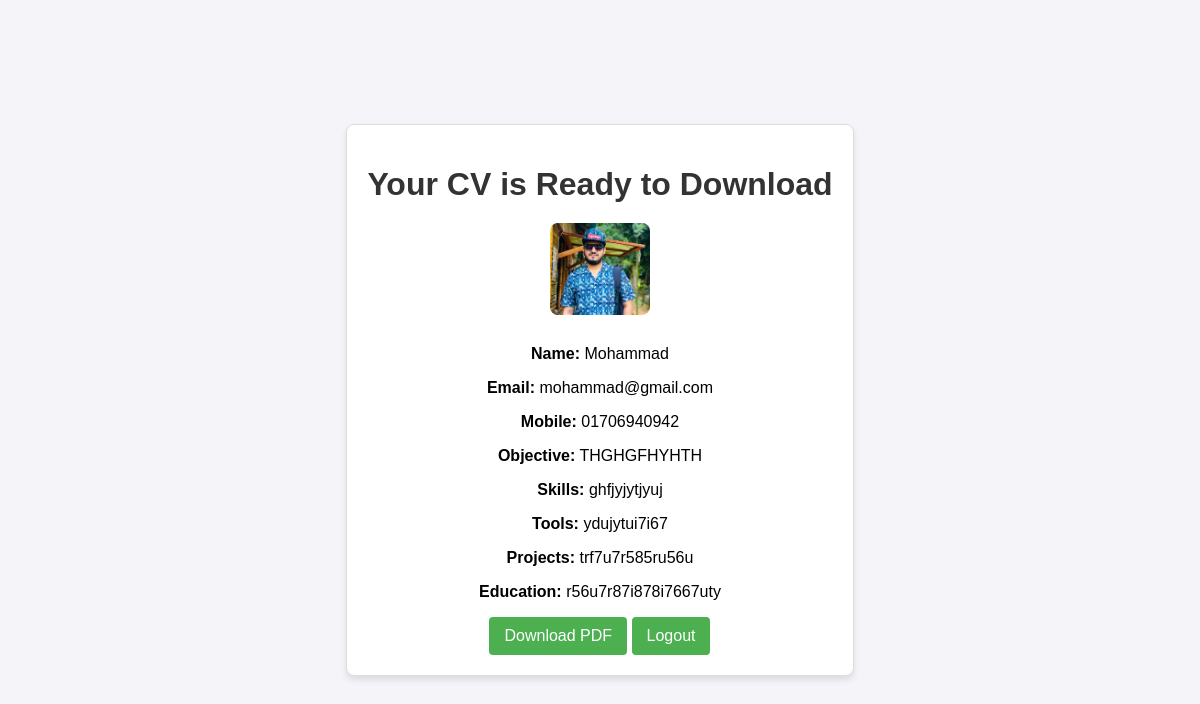
The app's page /approved/5 (signed in) with its own data.
### myApp/models.py (models this page shows, shortened)
class FormMaker(models.Model):
    image= models.ImageField(upload_to='images/', blank=True, null=True)
    mobile= models.CharField(max_length=15, blank=True, null=True)
    objective= models.TextField(max_length=1000, blank=True, null=True)
    skills= models.TextField(max_length=1000, blank=True, null=True)
    tools= models.TextField(max_length=1000, blank=True, null=True)
    projects= models.TextField(max_length=1000, blank=True, null=True)
    education= models.TextField(max_length=1000, blank=True, null=True)
    customuser= models.ForeignKey(CustomUser, on_delete=models.CASCADE, blank=True, null=True,related_name='formmaker')

class CustomUser(AbstractBaseUser, PermissionsMixin):
    is_staff = models.BooleanField(default=False)
    is_active = models.BooleanField(default=True)
    name= models.CharField(max_length=50)
    email = models.EmailField(_("email address"), unique=True)
    USERNAME_FIELD = "email"
    REQUIRED_FIELDS = []
    objects = CustomUserManager()

### myApp/views.py (the view)
# urls.py: path('approved/<int:pk>',approved,name='approved'),
@login_required
def approved(request, pk):
    if not request.user.is_authenticated:
        return redirect('logins')
    try:
        form_instance = FormMaker.objects.get(pk=pk)
        return render(request, 'approved.html', {'form_instance': form_instance})
    except FormMaker.DoesNotExist:
        return HttpResponse("No such CV exists", status=404)

### myApp/templates/approved.html (shortened to what this page needs)
<!DOCTYPE html>
<html lang="en">
<head>
</head>
<body>
    <div class="container">
        <h1>Your CV is Ready to Download</h1>
        {% if form_instance.image %}
        <img src="{{ form_instance.image.url }}" alt="Profile Image">
        {% endif %}
        <p><strong>Name:</strong> {{ form_instance.customuser.name }}</p>
        <p><strong>Email:</strong> {{ form_instance.customuser.email }}</p>
        <p><strong>Mobile:</strong> {{ form_instance.mobile }}</p>
        <p><strong>Objective:</strong> {{ form_instance.objective }}</p>
        <p><strong>Skills:</strong> {{ form_instance.skills }}</p>
        <p><strong>Tools:</strong> {{ form_instance.tools }}</p>
        <p><strong>Projects:</strong> {{ form_instance.projects }}</p>
        <p><strong>Education:</strong> {{ form_instance.education }}</p>
        <button onclick="downloadPDF()">Download PDF</button>
        <button><a href="{% url 'logout' %}" style="text-decoration: none; color: white;">Logout</a></button>
    </div>
</body>
</html>

### myApp/templates/approved.html (style rules this page uses)
body { font-family: Arial, sans-serif; display: flex; justify-content: center; align-items: center; min-height: 100vh; margin: 0; background-color: #f4f4f9; }
.container { text-align: center; padding: 20px; border: 1px solid #ddd; border-radius: 8px; background-color: #fff; box-shadow: 0 4px 6px rgba(0, 0, 0, 0.1); }
h1 { margin-bottom: 20px; color: #333; }
button { background-color: #4CAF50; color: white; padding: 10px 15px; border: none; border-radius: 4px; cursor: pointer; font-size: 16px; }
img { max-width: 100px; height: auto; margin-bottom: 10px; border-radius: 8px; }

### records on screen
FormMaker: image (picture), customuser.name "Mohammad", customuser.email "mohammad@gmail.com", mobile "01706940942", objective "THGHGFHYHTH", skills "ghfjyjytjyuj", tools "ydujytui7i67", projects "trf7u7r585ru56u", education "r56u7r87i878i7667uty"
